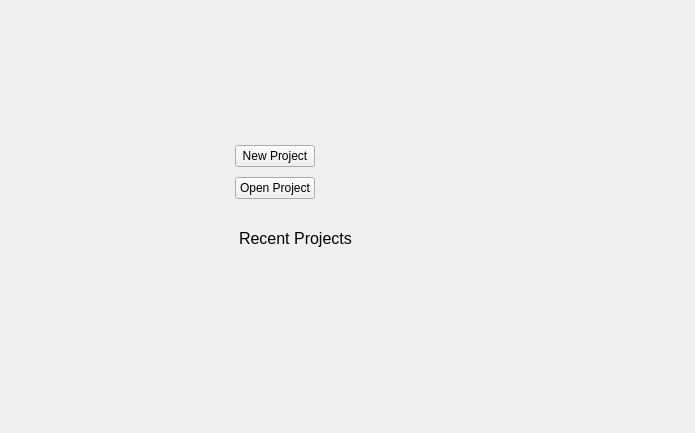
<?xml version="1.0" encoding="UTF-8"?>
<ui version="4.0">
 <class>StartUp</class>
 <widget class="QWidget" name="StartUp">
  <property name="geometry">
   <rect>
    <x>0</x>
    <y>0</y>
    <width>695</width>
    <height>433</height>
   </rect>
  </property>
  <property name="windowTitle">
   <string>Form</string>
  </property>
  <property name="styleSheet">
   <string notr="true"/>
  </property>
  <layout class="QGridLayout" name="gridLayout">
   <item row="1" column="2">
    <spacer name="horizontalSpacer_4">
     <property name="orientation">
      <enum>Qt::Horizontal</enum>
     </property>
     <property name="sizeHint" stdset="0">
      <size>
       <width>40</width>
       <height>20</height>
      </size>
     </property>
    </spacer>
   </item>
   <item row="3" column="1">
    <spacer name="verticalSpacer_2">
     <property name="orientation">
      <enum>Qt::Vertical</enum>
     </property>
     <property name="sizeHint" stdset="0">
      <size>
       <width>20</width>
       <height>40</height>
      </size>
     </property>
    </spacer>
   </item>
   <item row="1" column="0">
    <spacer name="horizontalSpacer_3">
     <property name="orientation">
      <enum>Qt::Horizontal</enum>
     </property>
     <property name="sizeHint" stdset="0">
      <size>
       <width>40</width>
       <height>20</height>
      </size>
     </property>
    </spacer>
   </item>
   <item row="0" column="1">
    <spacer name="verticalSpacer_3">
     <property name="orientation">
      <enum>Qt::Vertical</enum>
     </property>
     <property name="sizeHint" stdset="0">
      <size>
       <width>20</width>
       <height>40</height>
      </size>
     </property>
    </spacer>
   </item>
   <item row="1" column="1">
    <layout class="QGridLayout" name="gridLayout_2">
     <property name="sizeConstraint">
      <enum>QLayout::SetDefaultConstraint</enum>
     </property>
     <property name="leftMargin">
      <number>0</number>
     </property>
     <property name="spacing">
      <number>10</number>
     </property>
     <item row="0" column="0">
      <widget class="QPushButton" name="pushButton">
       <property name="text">
        <string>New Project</string>
       </property>
      </widget>
     </item>
     <item row="2" column="0">
      <widget class="QPushButton" name="pushButton_2">
       <property name="text">
        <string>Open Project</string>
       </property>
      </widget>
     </item>
     <item row="0" column="1">
      <spacer name="horizontalSpacer_2">
       <property name="orientation">
        <enum>Qt::Horizontal</enum>
       </property>
       <property name="sizeHint" stdset="0">
        <size>
         <width>40</width>
         <height>20</height>
        </size>
       </property>
      </spacer>
     </item>
     <item row="0" column="2">
      <spacer name="horizontalSpacer">
       <property name="orientation">
        <enum>Qt::Horizontal</enum>
       </property>
       <property name="sizeHint" stdset="0">
        <size>
         <width>40</width>
         <height>20</height>
        </size>
       </property>
      </spacer>
     </item>
     <item row="4" column="0" colspan="3">
      <widget class="QLabel" name="label">
       <property name="sizePolicy">
        <sizepolicy hsizetype="Minimum" vsizetype="Fixed">
         <horstretch>0</horstretch>
         <verstretch>0</verstretch>
        </sizepolicy>
       </property>
       <property name="font">
        <font>
         <pointsize>12</pointsize>
         <weight>50</weight>
         <bold>false</bold>
        </font>
       </property>
       <property name="styleSheet">
        <string notr="true">margin-top:20px;</string>
       </property>
       <property name="text">
        <string>Recent Projects</string>
       </property>
      </widget>
     </item>
     <item row="5" column="0">
      <spacer name="verticalSpacer">
       <property name="orientation">
        <enum>Qt::Vertical</enum>
       </property>
       <property name="sizeHint" stdset="0">
        <size>
         <width>20</width>
         <height>40</height>
        </size>
       </property>
      </spacer>
     </item>
    </layout>
   </item>
  </layout>
 </widget>
 <resources/>
 <connections/>
</ui>
